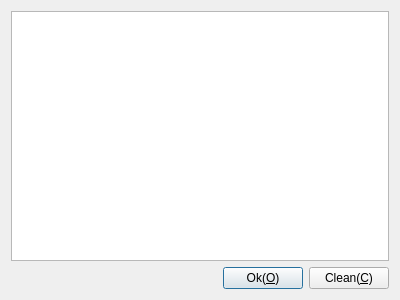
<?xml version="1.0" encoding="UTF-8"?>
<ui version="4.0">
 <class>CDlgLog</class>
 <widget class="QDialog" name="CDlgLog">
  <property name="geometry">
   <rect>
    <x>0</x>
    <y>0</y>
    <width>400</width>
    <height>300</height>
   </rect>
  </property>
  <property name="windowTitle">
   <string>Log file</string>
  </property>
  <layout class="QGridLayout" name="gridLayout">
   <item row="0" column="0">
    <widget class="QTextEdit" name="textEdit">
     <property name="enabled">
      <bool>true</bool>
     </property>
     <property name="readOnly">
      <bool>true</bool>
     </property>
    </widget>
   </item>
   <item row="1" column="0">
    <layout class="QHBoxLayout" name="horizontalLayout">
     <item>
      <spacer name="horizontalSpacer">
       <property name="orientation">
        <enum>Qt::Horizontal</enum>
       </property>
       <property name="sizeHint" stdset="0">
        <size>
         <width>40</width>
         <height>20</height>
        </size>
       </property>
      </spacer>
     </item>
     <item>
      <widget class="QPushButton" name="pbOk">
       <property name="text">
        <string>Ok(&amp;O)</string>
       </property>
      </widget>
     </item>
     <item>
      <widget class="QPushButton" name="pbClean">
       <property name="text">
        <string>Clean(&amp;C)</string>
       </property>
      </widget>
     </item>
    </layout>
   </item>
  </layout>
 </widget>
 <resources/>
 <connections/>
</ui>
